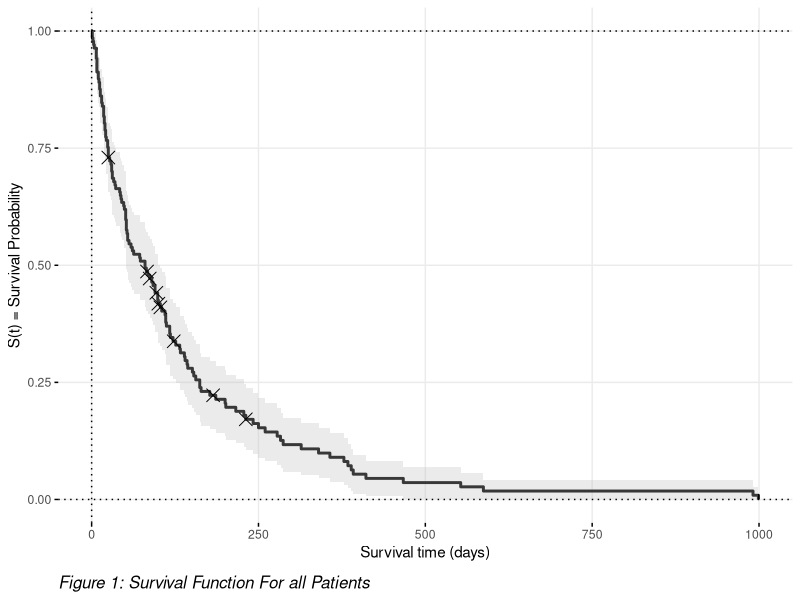
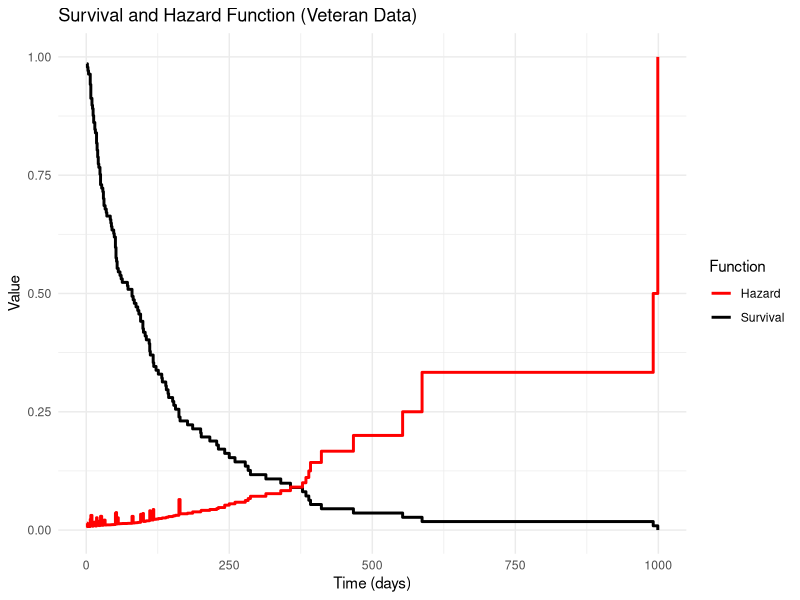

Recreate these plots in R, in order.
## ---- chunk 1
#| echo: false
#| message: false
#| warning: false
#| paged-print: false
library(survminer)
library(survival)
library(ggplot2)

fit <- survfit(Surv(time, status) ~ 1, data = veteran, conf.type = "plain")

survplot <- ggsurvplot(
  fit,
  data = veteran,
  conf.int = TRUE,
  xlim = c(0, 1000),
  xlab = "Survival time (days)",
  ylab = "S(t) = Survival Probability",
  palette = "black",
  legend = "none",             
  censor.shape = 4,            
  censor.size = 4,             
  ggtheme = theme_minimal(),
  risk.table = FALSE
)

survplot$plot +
  geom_hline(yintercept = c(0, 1), linetype = "dotted") +
  geom_vline(xintercept = 0, linetype = "dotted") +
  labs(caption = "Figure 1: Survival Function For all Patients") +
  theme(
    axis.line = element_blank(),
    panel.grid.minor = element_blank(),
    plot.caption = element_text(hjust = 0, face = "italic", size = 12, margin = margin(t = 10))
  )

## ---- chunk 2
summary(fit, times = 250)
## ---- chunk 3
#| echo: false
#| message: false
#| warning: false
#| paged-print: false

fit <- survfit(Surv(time, status) ~ 1, data = veteran)
km <- summary(fit)


df <- data.frame(
  time = km$time,
  survival = km$surv,
  hazard = km$n.event / km$n.risk
)

ggplot(df) +
  geom_step(aes(x = time, y = survival, color = "Survival"), size = 1) +
  geom_step(aes(x = time, y = hazard, color = "Hazard"), size = 1) +
  scale_color_manual(name = "Function", values = c("Survival" = "black", "Hazard" = "red")) +
  labs(title = "Survival and Hazard Function (Veteran Data)",
       x = "Time (days)", y = "Value") +
  theme_minimal()
